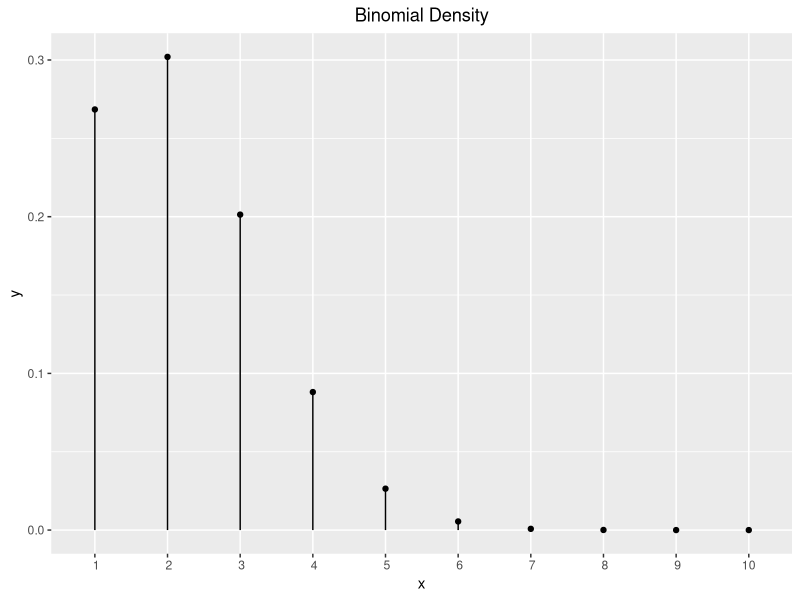
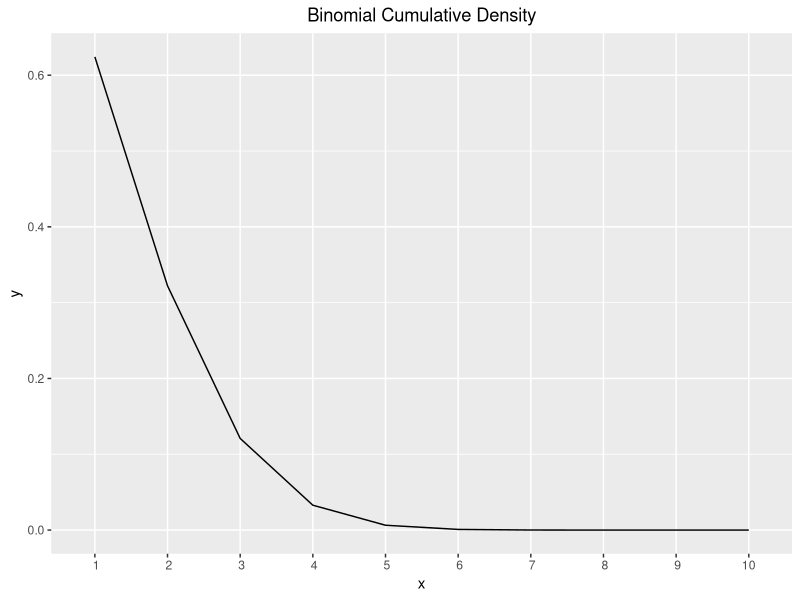
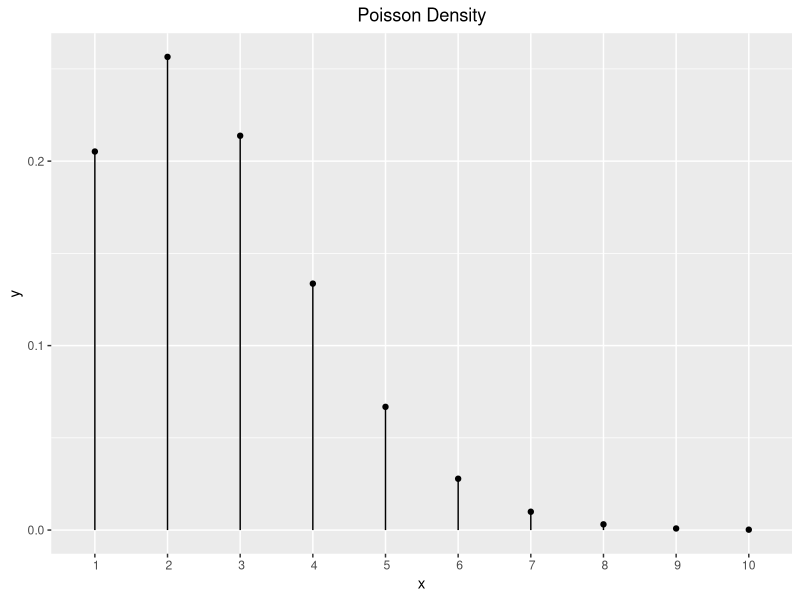
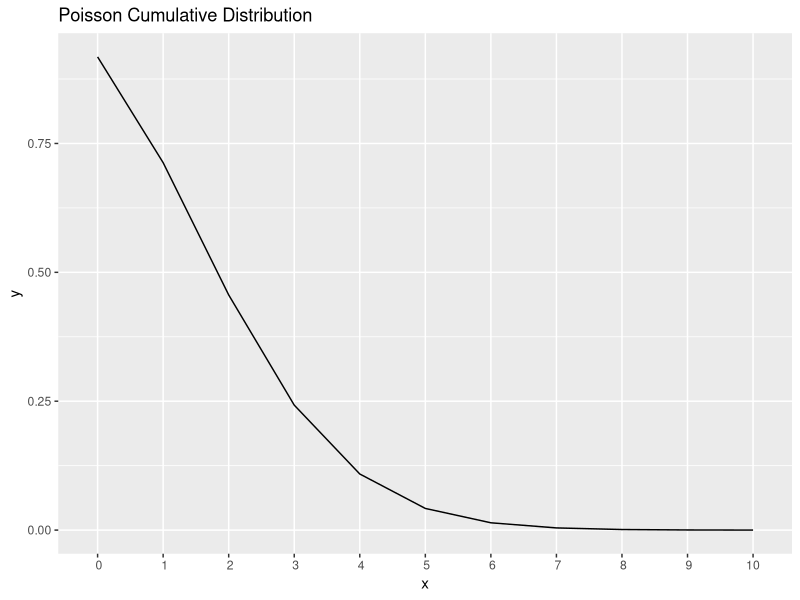
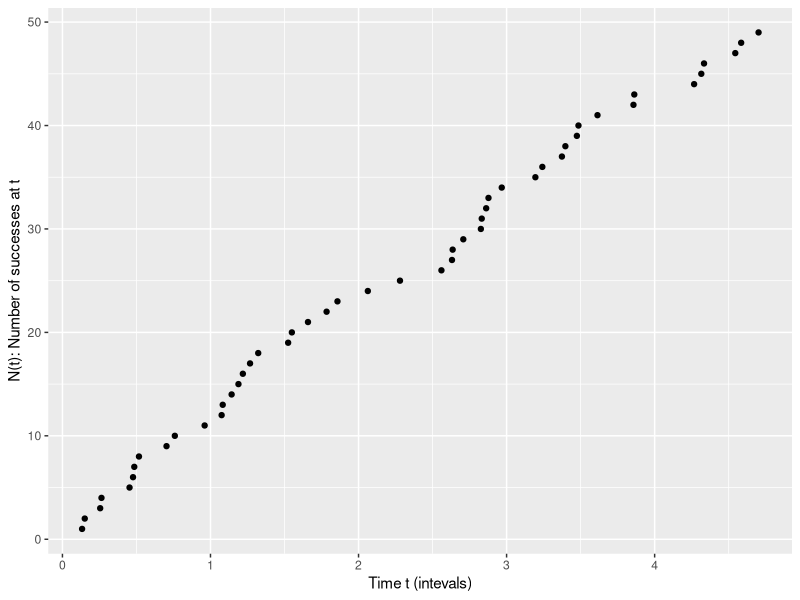
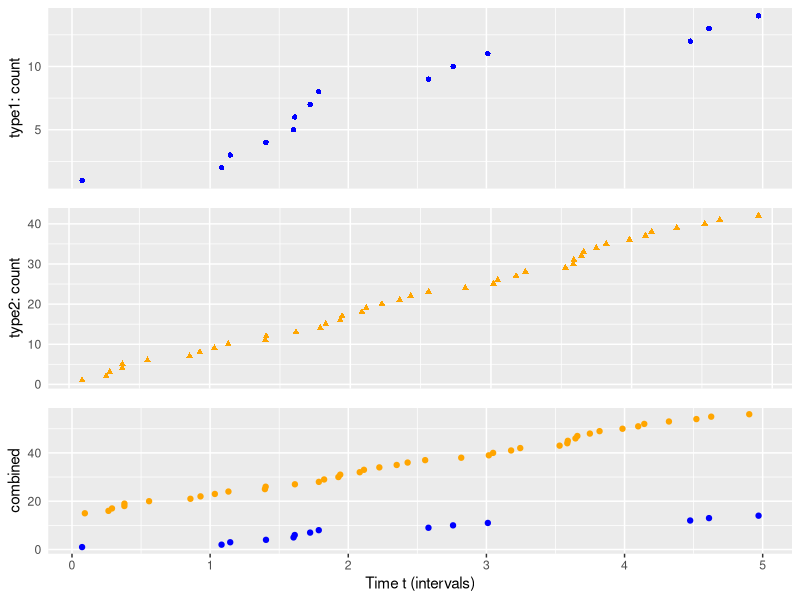
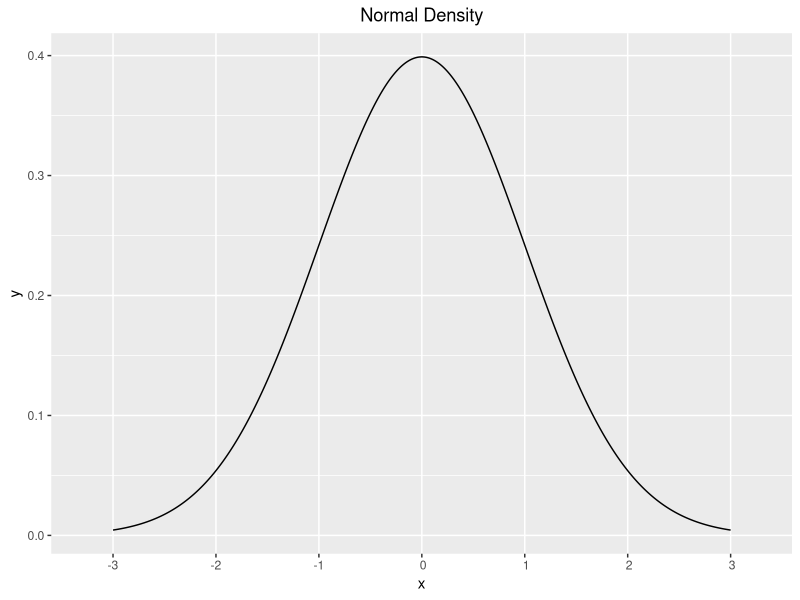
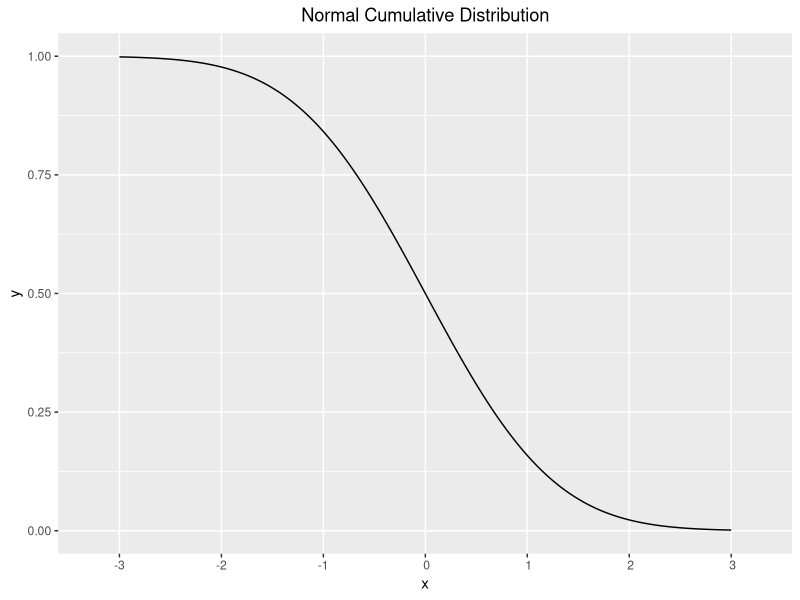

The R source for these figures, in order:
## ---- chunk 1
knitr::opts_chunk$set(echo = TRUE)

library(ggplot2)
library(knitr)
library(ggplot2)
library(gridExtra)
library(mvtnorm)
## ---- chunk 2
chap3.1 <- function(){
  # Prob x=1:5 where X ~ Bin(5, 0.2)
  x <- seq(1, 10, 1)
  y <- dbinom(x, 10, 0.2)
  
  df <- data.frame(x=x, y=y)
  g <- ggplot(df, aes(x=x, y=y)) +
    geom_point() +
    scale_x_discrete(name="x", limits=x) +
    geom_linerange(aes(x=x, ymax=y, ymin=0)) +
    theme(plot.title = element_text(hjust = 0.5)) +
    labs(title="Binomial Density")
  g
}
chap3.1()
## ---- chunk 3
chap3.2 <- function(){
  # Prob x<1:10 where X ~ Bin(5, 0.2)
  x <- 1:10
  y <- pbinom(x, 10, 0.2, lower.tail = F)

  df <- data.frame(x=x, y=y)
  g <- ggplot(df, aes(x=x, y=y)) +
    geom_line() +
    scale_x_discrete(name="x", limits=x) +
    ylab("y") +
    theme(plot.title = element_text(hjust = 0.5)) +
    labs(title="Binomial Cumulative Density")
  g

}
chap3.2()
## ---- chunk 4
chap3.poisson.story.dpois <- function(num_success=3, rate=2.5, interval=1) {
  # Notice the multiplication by four in the function argument. Since lambda is specified as 
  # events per hour we have to multiply by four to consider the number of events that occur in 4 hours.
  lambda <- rate * interval
  x <- 1:10
  df <- data.frame(x=x)
  
  df['y'] <- dpois(x, lambda)
  p <- ggplot(df, aes(x=x, y=y)) +
       geom_point() +
       geom_linerange(aes(x=x, ymax=y, ymin=0)) +
       scale_x_discrete(name="x", limits=x) +
       ylab("y") +
       theme(plot.title = element_text(hjust = 0.5)) +
       labs(title="Poisson Density")
  
  p
}

chap3.poisson.story.dpois()
## ---- chunk 5
chap3.poisson.story.ppois <- function(num_success=3, rate=2.5, interval=1) {
  # Notice the multiplication by four in the function argument. Since lambda is specified as 
  # events per hour we have to multiply by four to consider the number of events that occur in 4 hours.
  lambda <- rate * interval
  x <- 0:10
  df <- data.frame(x=x)
  
  df['y'] <- ppois(x, lambda, lower.tail = F)
  p <- ggplot(df, aes(x=x, y=y)) +
    geom_line() +
    scale_x_discrete(name="x", limits=x) +
    labs(y="y") + 
    labs(x="x: number of events") +
    labs(title="Poisson Cumulative Distribution")
    
  
  p
}

chap3.poisson.story.ppois()
## ---- chunk 6
pois.1 <- function() {

  # 5 intervals
  L <- 5
  
  # 10 events / interval
  lambda <- 10
  
  # randomly generate number of events using pois(lambda*L)
  n <- rpois(1, lambda*L)
  
  # generate random "times" from 0 through L for "n" events, then sort them
  t <- sort(runif(n, 0, L))
  
  # visualize L events. 
  # x=times each n event occurs
  # y=event index
  df <- data.frame(x=t, y=1:n)
  g <- ggplot(df, aes(x=x, y=y) ) +
    geom_point() +     
    scale_y_continuous(name= "N(t): Number of successes at t") +
    scale_x_continuous(name= "Time t (intevals)")
  
  g
}

pois.1()
## ---- chunk 7
pois.2 <- function() {
  
  # 5 intervals
  L <- 5
  
  # 10 events/interval
  lambda <- 10
  
  # randomly generate number of events using pois(lambda*L)
  n <- rpois(1, lambda*L)
  
  # generate random "times" from 0 through L for "n" events, then sort them
  t <- sort(runif(n, 0, L))
  
  # type-1 event probabilty: p=0.3
  p <- 0.3
  y <- rbinom(n, 1, p)
  
  # assign "event times" as type-1 or type-2 
  t1 <- t[y==1]
  t2 <- t[y==0]
  
  # as before, we can plot the number of arrivals in each Poisson process: N_1(t) and N_2(t).
  
  # visualize the plot for type #1 events
  df1 <- data.frame(x=t1, y=1:length(t1))
  p1 <- ggplot(df1, aes(x=x, y=y) ) +
    geom_point(shape=16, color="blue")  +
    theme(
          axis.ticks.y=element_blank()) +
  ylab("type1: count") +
    theme(axis.title.x=element_blank(),
        axis.text.x=element_blank(),
        axis.ticks.x=element_blank())
  
  # visualize the plot for type #2 events
  df2 <- data.frame(x=t2, y=1:length(t2))
  p2 <- ggplot(df2, aes(x=x, y=y) ) +
    geom_point(shape=17, color="orange")  +
    theme(
          axis.ticks.y=element_blank()) +
    ylab("type2: count") +
      theme(axis.title.x=element_blank(),
        axis.text.x=element_blank(),
        axis.ticks.x=element_blank())
  
  # visualize the plot for both event types
  df1$event_type <- "type-1"
  df2$event_type <- "type-2"
  df3 <- rbind(df1, df2)
  df3$y <- 1:length(t)
  
  p3 <- ggplot(df3, aes(x=x, y=y, color=event_type) ) +
    geom_point()  +
    theme(
          axis.ticks.y=element_blank()) +
    ylab("combined") +
    xlab("Time t (intervals)") +
    scale_shape_manual(values=c(16, 17))+
    scale_color_manual(values=c('blue','orange')) +
    theme(legend.position="none")
  
  grid.arrange(p1, p2, p3, nrow=3)
}

pois.2()
## ---- chunk 8
 do_dnorm <- function() {
 x <- seq(-3, 3, 0.01)
 y <- dnorm(x)
 datums <- data.frame(x=x, y=y)
 g <- ggplot(datums, aes(x, y)) + geom_line() + 
 theme(plot.title = element_text(hjust = 0.5)) +
 scale_x_discrete(name="x", limits=seq(-3, 3, 1)) +
 labs(title="Normal Density")
 
 g
}
 
do_dnorm()
## ---- chunk 9
do_pnorm <- function() {
   # x <- seq(0, 1, 0.001)
   x <- seq(-3, 3, 0.01)
   y <- pnorm(x, lower.tail = F)
   df <- data.frame(x=x, y=y)
   ggplot(df, aes(x=x, y=y)) + geom_line() +
     theme(plot.title = element_text(hjust = 0.5)) +
     scale_x_discrete(name="x", limits=seq(-3, 3, 1)) +
     labs(title="Normal Cumulative Distribution")
}

do_pnorm()
## ---- chunk 10
fraudrate.sim <- function(p=0.1, nosim=2000, n=500) {
  # p
  q <- 1 - p
  
  # calc the means
  mean.pop <- p
  
  # calc the variance
  var.pop <- p*q
  
  # Generate simulated data
  rbin_samples <- matrix(rbinom(n*nosim, 1, prob = p), nosim, n) 
  
  # Calc sample means for the 1000 simulations
  rbin_samples_means <- matrix(apply(rbin_samples, 1, mean))
  
  rbin_samples_means
}

avgs_across_coin_flips <- function(nosim=100) {
  df <- data.frame(
    x = c(fraudrate.sim(p=0.1, nosim=nosim, n=10),
          fraudrate.sim(p=0.1, nosim=nosim, n=100),
          fraudrate.sim(p=0.1, nosim=nosim, n=200),
          fraudrate.sim(p=0.1, nosim=nosim, n=500)),
    size = factor(rep(c(10, 100, 200, 500), rep(nosim, 4)))
  )
  
  g <- ggplot(df, aes(x=x, fill=size)) +
       geom_histogram(alpha=0.20, bins=20, color="black") +
       facet_grid(. ~ size)    
  g
}

avgs_across_coin_flips()
## ---- chunk 11
do_mvtnorm <- function(mu1, mu2, s1=1, s2=1, rho_0=0, N=10) {
  # dvmnorm can be used for calculating the joing PDF and rmvnorm can be used for 
  # generating random vectors.
  meanvector <- c(mu1,mu2)

  # The covariance matrix is (assuming sd(Z)=s1=1, sd(W)=s2=1)
  # [(1, rho), (rho, 1)]
  # because:
  # Cov(Z, Z) = Var(Z) = 1 (this is the upper left entry)
  # Cov(W, W) = Var(W) = 1 (this is the lower right entry)
  # Cov(Z, W) = Corr(Z,W) * sd(Z) * sd(W) = rho 
  # 
  # NOTE (if rho_0=1, then covmatrix equals IDENTITY matrix(c(1, 0, 0, 1), 2))
  covmatrix = matrix(c(s1^2, s1*s2*rho_0, s1*s2*rho_0, s2^2), nrow=2, ncol=2)

  # now r  is N x 2 matrix, with each row a BVN random vector. 
  r <- rmvnorm(n=N, mean=meanvector, sigma=covmatrix)

  r
}

generate_mvn_plot <- function(N=100) {
  # N((1,0)^T, I) labeled class 'BLUE'
  bvn1 <- do_mvtnorm(mu1=1, mu2=0, s1=1, s2=1, rho_0=0, N=N)
  df1 <- data.frame(bvn1)
  colnames(df1) <- c("x1", "x2")
  df1["label"] = "BLUE"

  # N((0,1)T, I) labeled class 'ORANGE'
  bvn2 <- do_mvtnorm(mu1=0, mu2=1, s1=1, s2=1, rho_0=0,  N=N)
  df2 <- data.frame(bvn2)
  colnames(df2) <- c("x1", "x2")
  df2["label"] = "ORANGE"

  # stack the dataframes
  df <- rbind(df1, df2)

  # Plot BLUE vs ORANGE
  g <- ggplot(df, aes(x=x1, y=x2, color=label)) +
    geom_point() +
    scale_color_manual(breaks = c("BLUE", "ORANGE"),
                       values=c("blue", "orange"))
  g
}

generate_mvn_plot()
